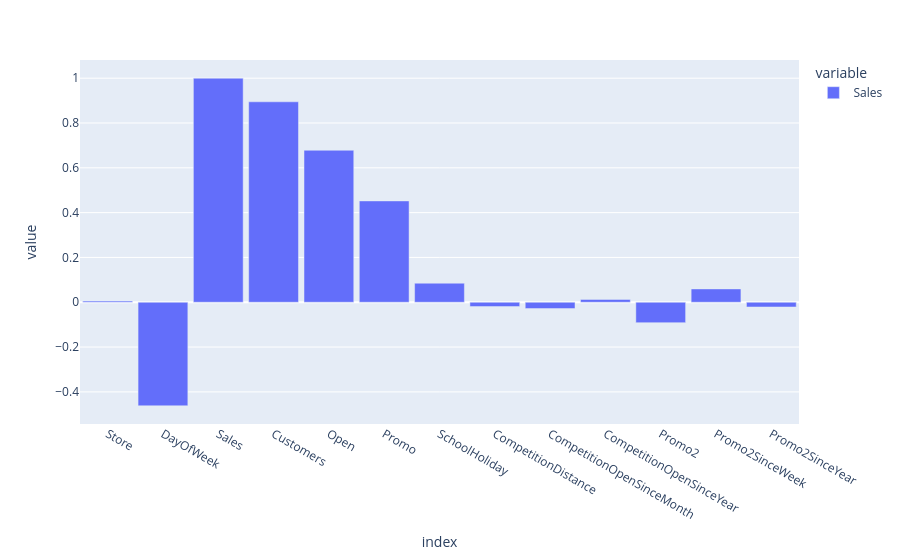

The notebook cell this image was saved under:
### Code cell
# import matplotlib.pyplot as plt
import plotly.express as px
fig = px.bar(merged_df.corr()['Sales'])
fig.update_layout(bargap = 0.1)
fig.show()

### Figure 1 — Plotly figure (JSON) as saved in the notebook; plotly's stock layout.template omitted (floating-point values rounded to 4 significant figures)
{"data": [{"alignmentgroup": "True", "hovertemplate": "variable=Sales<br>index=%{x}<br>value=%{y}<extra></extra>", "legendgroup": "Sales", "marker": {"color": "#636efa", "pattern": {"shape": ""}}, "name": "Sales", "offsetgroup": "Sales", "orientation": "v", "showlegend": true, "textposition": "auto", "type": "bar", "x": ["Store", "DayOfWeek", "Sales", "Customers", "Open", "Promo", "SchoolHoliday", "CompetitionDistance", "CompetitionOpenSinceMonth", "CompetitionOpenSinceYear", "Promo2", "Promo2SinceWeek", "Promo2SinceYear"], "xaxis": "x", "y": [0.005126, -0.4621, 1, 0.8947, 0.6785, 0.4523, 0.08512, -0.01923, -0.02826, 0.01266, -0.09104, 0.05956, -0.02113], "yaxis": "y"}], "layout": {"bargap": 0.1, "barmode": "relative", "legend": {"title": {"text": "variable"}, "tracegroupgap": 0}, "margin": {"t": 60}, "xaxis": {"anchor": "y", "domain": [0, 1], "title": {"text": "index"}}, "yaxis": {"anchor": "x", "domain": [0, 1], "title": {"text": "value"}}}}
